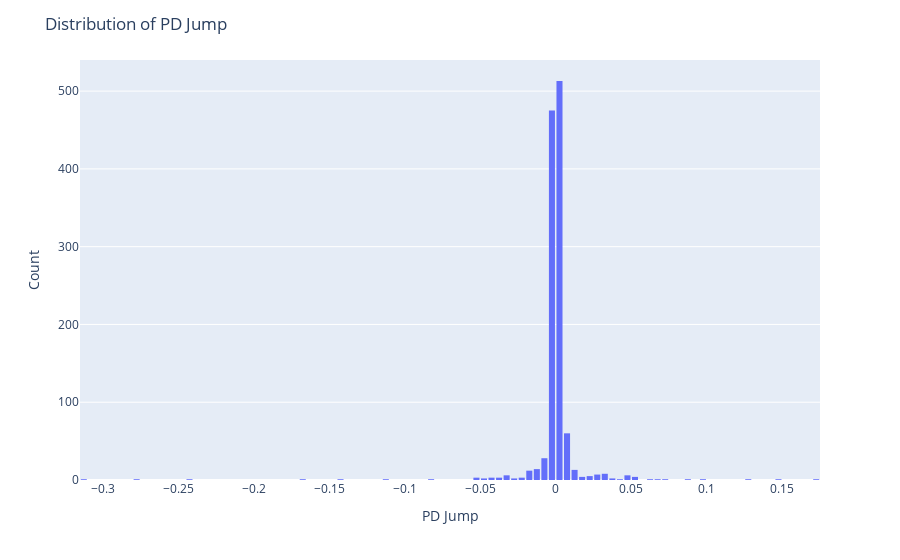

Notebook code for this chart:
### Code cell
# plot distribution of jump_PD using plotly
fig = px.histogram(df.to_pandas(), x='jump_PD', nbins=100)
fig.update_layout(
    title='Distribution of PD Jump',
    xaxis_title='PD Jump',
    yaxis_title='Count',
    bargap=0.2
)
fig.show()

### Figure 1 — Plotly figure (JSON) as saved in the notebook; plotly's stock layout.template omitted (floating-point values rounded to 4 significant figures; data arrays with more than 128 entries replaced by an {"elided": "..."} marker saying what was removed)
{"data": [{"bingroup": "x", "hovertemplate": "jump_PD=%{x}<br>count=%{y}<extra></extra>", "legendgroup": "", "marker": {"color": "#636efa", "pattern": {"shape": ""}}, "name": "", "nbinsx": 100, "orientation": "v", "showlegend": false, "type": "histogram", "x": {"elided": "1198 float values"}, "xaxis": "x", "yaxis": "y"}], "layout": {"bargap": 0.2, "barmode": "relative", "legend": {"tracegroupgap": 0}, "margin": {"t": 60}, "title": {"text": "Distribution of PD Jump"}, "xaxis": {"anchor": "y", "domain": [0, 1], "title": {"text": "PD Jump"}}, "yaxis": {"anchor": "x", "domain": [0, 1], "title": {"text": "Count"}}}}
